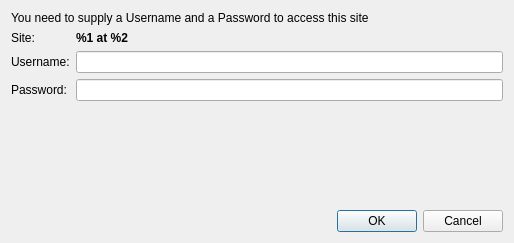
<?xml version="1.0" encoding="UTF-8"?>
<ui version="4.0">
 <class>Dialog</class>
 <widget class="QDialog" name="Dialog">
  <property name="geometry">
   <rect>
    <x>0</x>
    <y>0</y>
    <width>514</width>
    <height>243</height>
   </rect>
  </property>
  <property name="windowTitle">
   <string>Http authentication required</string>
  </property>
  <layout class="QGridLayout">
   <item row="0" column="0" colspan="2">
    <widget class="QLabel" name="label">
     <property name="text">
      <string>You need to supply a Username and a Password to access this site</string>
     </property>
     <property name="wordWrap">
      <bool>false</bool>
     </property>
    </widget>
   </item>
   <item row="2" column="0">
    <widget class="QLabel" name="label_2">
     <property name="text">
      <string>Username:</string>
     </property>
    </widget>
   </item>
   <item row="2" column="1">
    <widget class="QLineEdit" name="userEdit"/>
   </item>
   <item row="3" column="0">
    <widget class="QLabel" name="label_3">
     <property name="text">
      <string>Password:</string>
     </property>
    </widget>
   </item>
   <item row="3" column="1">
    <widget class="QLineEdit" name="passwordEdit"/>
   </item>
   <item row="5" column="0" colspan="2">
    <widget class="QDialogButtonBox" name="buttonBox">
     <property name="orientation">
      <enum>Qt::Orientation::Horizontal</enum>
     </property>
     <property name="standardButtons">
      <set>QDialogButtonBox::StandardButton::Cancel|QDialogButtonBox::StandardButton::Ok</set>
     </property>
    </widget>
   </item>
   <item row="1" column="0">
    <widget class="QLabel" name="label_4">
     <property name="text">
      <string>Site:</string>
     </property>
    </widget>
   </item>
   <item row="1" column="1">
    <widget class="QLabel" name="siteDescription">
     <property name="font">
      <font>
       <bold>true</bold>
      </font>
     </property>
     <property name="text">
      <string>%1 at %2</string>
     </property>
     <property name="wordWrap">
      <bool>true</bool>
     </property>
    </widget>
   </item>
   <item row="4" column="0">
    <spacer>
     <property name="orientation">
      <enum>Qt::Orientation::Vertical</enum>
     </property>
     <property name="sizeHint" stdset="0">
      <size>
       <width>20</width>
       <height>40</height>
      </size>
     </property>
    </spacer>
   </item>
  </layout>
 </widget>
 <resources/>
 <connections>
  <connection>
   <sender>buttonBox</sender>
   <signal>accepted()</signal>
   <receiver>Dialog</receiver>
   <slot>accept()</slot>
   <hints>
    <hint type="sourcelabel">
     <x>248</x>
     <y>254</y>
    </hint>
    <hint type="destinationlabel">
     <x>157</x>
     <y>274</y>
    </hint>
   </hints>
  </connection>
  <connection>
   <sender>buttonBox</sender>
   <signal>rejected()</signal>
   <receiver>Dialog</receiver>
   <slot>reject()</slot>
   <hints>
    <hint type="sourcelabel">
     <x>316</x>
     <y>260</y>
    </hint>
    <hint type="destinationlabel">
     <x>286</x>
     <y>274</y>
    </hint>
   </hints>
  </connection>
 </connections>
</ui>
